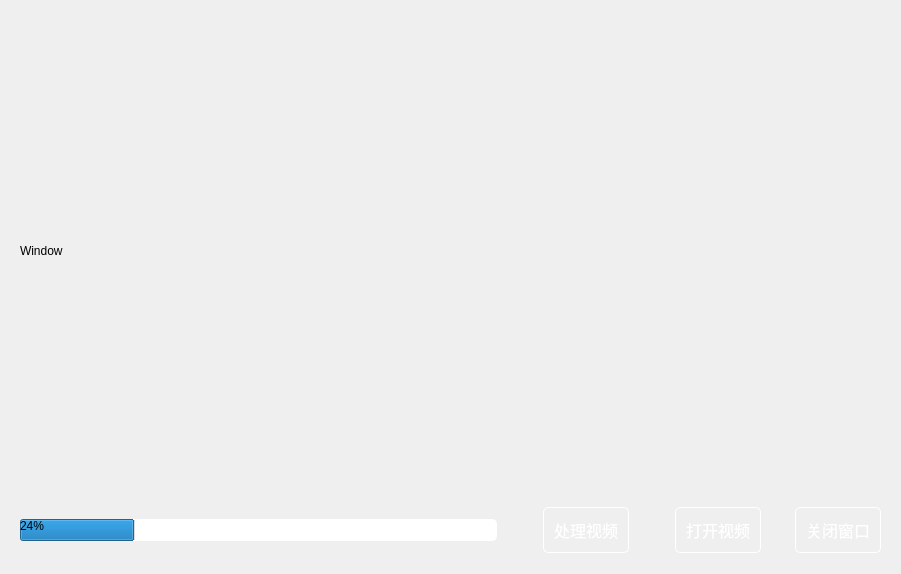
<?xml version="1.0" encoding="UTF-8"?>
<ui version="4.0">
 <class>CarTest</class>
 <widget class="QWidget" name="CarTest">
  <property name="geometry">
   <rect>
    <x>0</x>
    <y>0</y>
    <width>901</width>
    <height>574</height>
   </rect>
  </property>
  <property name="windowTitle">
   <string>Form</string>
  </property>
  <widget class="QLabel" name="window">
   <property name="geometry">
    <rect>
     <x>20</x>
     <y>20</y>
     <width>861</width>
     <height>461</height>
    </rect>
   </property>
   <property name="text">
    <string>Window</string>
   </property>
  </widget>
  <widget class="QWidget" name="horizontalLayoutWidget">
   <property name="geometry">
    <rect>
     <x>20</x>
     <y>500</y>
     <width>861</width>
     <height>61</height>
    </rect>
   </property>
   <layout class="QHBoxLayout" name="horizontalLayout">
    <item>
     <widget class="QProgressBar" name="progressBar">
      <property name="styleSheet">
       <string notr="true">QProgressBar{
border-radius:5px;

}</string>
      </property>
      <property name="value">
       <number>24</number>
      </property>
     </widget>
    </item>
    <item>
     <spacer name="horizontalSpacer_3">
      <property name="orientation">
       <enum>Qt::Horizontal</enum>
      </property>
      <property name="sizeType">
       <enum>QSizePolicy::Fixed</enum>
      </property>
      <property name="sizeHint" stdset="0">
       <size>
        <width>40</width>
        <height>20</height>
       </size>
      </property>
     </spacer>
    </item>
    <item>
     <widget class="QPushButton" name="opennew">
      <property name="font">
       <font>
        <pointsize>12</pointsize>
       </font>
      </property>
      <property name="styleSheet">
       <string notr="true">QPushButton{
			opacity: 0.5;
			border-radius: 5px;
			border:1px solid white;
			color:white;
			padding:10px;
		}
QPushButton:hover{
border: 1px solid rgb(255, 10, 96);
color:red;
}

</string>
      </property>
      <property name="text">
       <string>处理视频</string>
      </property>
     </widget>
    </item>
    <item>
     <spacer name="horizontalSpacer">
      <property name="orientation">
       <enum>Qt::Horizontal</enum>
      </property>
      <property name="sizeType">
       <enum>QSizePolicy::Fixed</enum>
      </property>
      <property name="sizeHint" stdset="0">
       <size>
        <width>40</width>
        <height>20</height>
       </size>
      </property>
     </spacer>
    </item>
    <item>
     <widget class="QPushButton" name="opentreated">
      <property name="font">
       <font>
        <pointsize>12</pointsize>
       </font>
      </property>
      <property name="styleSheet">
       <string notr="true">QPushButton{
			opacity: 0.5;
			border-radius: 5px;
			border:1px solid white;
			color:white;
		padding:10px;
		}
QPushButton:hover{
border: 1px solid rgb(255, 10, 96);
color:red;
}
</string>
      </property>
      <property name="text">
       <string>打开视频</string>
      </property>
     </widget>
    </item>
    <item>
     <spacer name="horizontalSpacer_2">
      <property name="orientation">
       <enum>Qt::Horizontal</enum>
      </property>
      <property name="sizeType">
       <enum>QSizePolicy::Fixed</enum>
      </property>
      <property name="sizeHint" stdset="0">
       <size>
        <width>28</width>
        <height>20</height>
       </size>
      </property>
     </spacer>
    </item>
    <item>
     <widget class="QPushButton" name="close">
      <property name="font">
       <font>
        <pointsize>12</pointsize>
       </font>
      </property>
      <property name="styleSheet">
       <string notr="true">QPushButton{
			opacity: 0.5;
			border-radius: 5px;
			border:1px solid white;
			color:white;
		padding:10px;
		}
QPushButton:hover{
border: 1px solid rgb(255, 10, 96);
color:red;
}
</string>
      </property>
      <property name="text">
       <string>关闭窗口</string>
      </property>
     </widget>
    </item>
   </layout>
  </widget>
  <widget class="QLabel" name="label">
   <property name="geometry">
    <rect>
     <x>0</x>
     <y>0</y>
     <width>901</width>
     <height>581</height>
    </rect>
   </property>
   <property name="text">
    <string/>
   </property>
   <property name="pixmap">
    <pixmap resource="res.qrc">:/bg7.png</pixmap>
   </property>
   <property name="scaledContents">
    <bool>true</bool>
   </property>
  </widget>
  <zorder>label</zorder>
  <zorder>window</zorder>
  <zorder>horizontalLayoutWidget</zorder>
 </widget>
 <resources>
  <include location="res.qrc"/>
 </resources>
 <connections/>
</ui>
